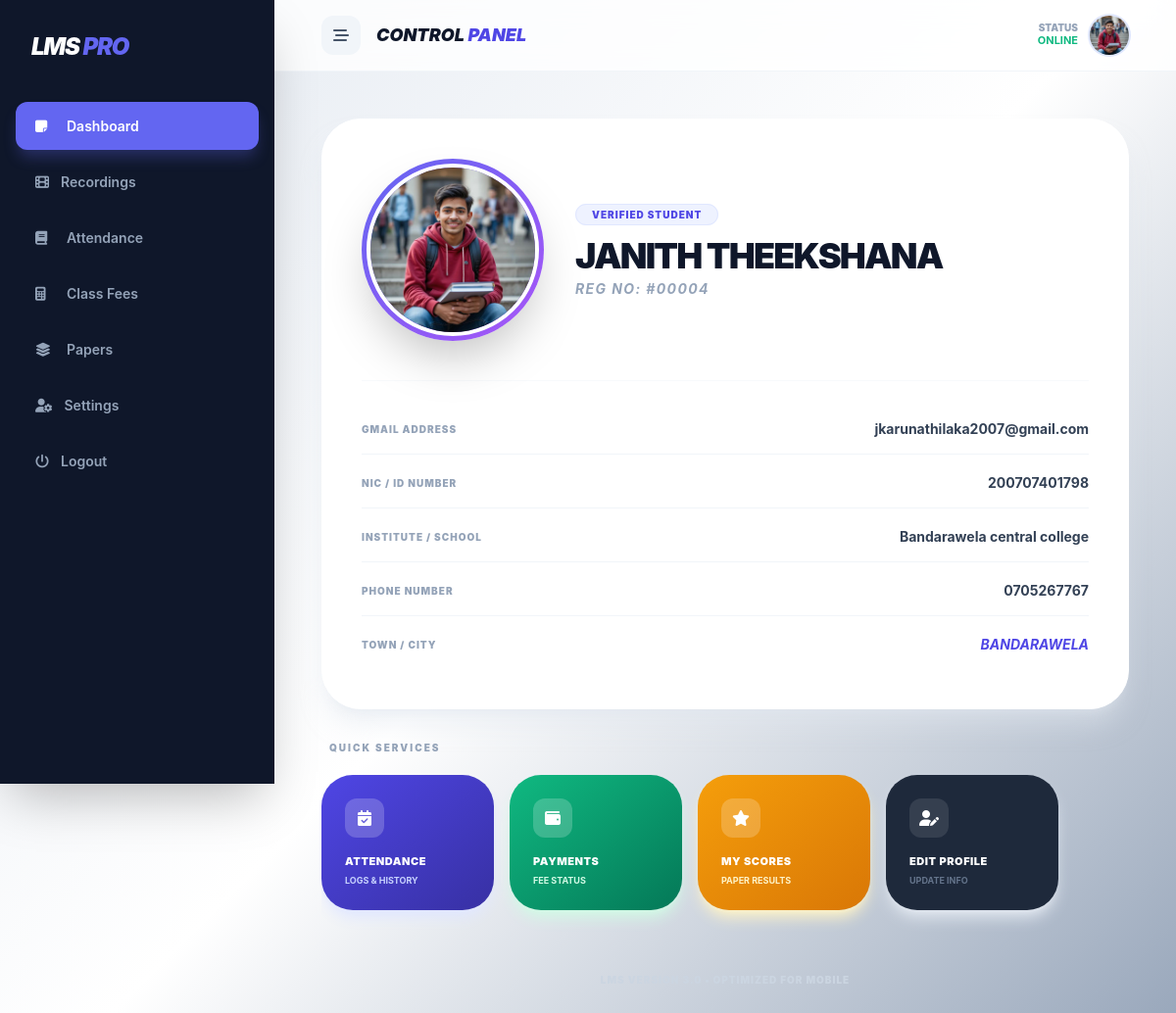
Screenshot of /student_page.php (signed in) with the database file from the repository.
### tables this page shows
CREATE TABLE `student` (
  `id` int(11) NOT NULL,
  `full_name` varchar(255) NOT NULL,
  `gmail` varchar(255) NOT NULL,
  `nic_number` varchar(20) DEFAULT NULL,
  `school` varchar(100) DEFAULT NULL,
  `dob` date DEFAULT NULL,
  `address` text DEFAULT NULL,
  `contact_number` varchar(20) NOT NULL,
  `town` varchar(255) DEFAULT NULL,
  `password` varchar(255) NOT NULL DEFAULT '123456789',
  `profile_pic` varchar(255) DEFAULT 'default_st.png',
  `created_at` timestamp NOT NULL DEFAULT current_timestamp(),
  `status` varchar(20) DEFAULT 'pending'
);

### student_page.php (the view, shortened to what this page needs)
<?php
include 'config.php';
$student_id = $_SESSION['user_id'];
$st = $conn->query("SELECT * FROM student WHERE id = '$student_id'")->fetch_assoc();
?>
<!DOCTYPE html>
<html lang="en">
<head>
    <script src="https://cdn.tailwindcss.com"></script>
    <link rel="stylesheet" href="https://cdnjs.cloudflare.com/ajax/libs/font-awesome/6.4.0/css/all.min.css">
</head>
<body class="min-h-screen text-slate-800">
    <aside class="sidebar flex flex-col shadow-2xl" id="sidebar">
        <div class="p-8">
            <h1 class="text-white text-2xl font-black italic tracking-tighter">LMS <span class="text-indigo-500">PRO</span></h1>
        </div>
        <nav class="flex-1">
            <a href="index.php" class="nav-item active"><i class="fa fa-note-sticky w-5"></i> Dashboard</a>
            <a href="st_recordings.php" class="nav-item"><i class="fas fa-film"></i> Recordings</a>
            <a href="st_attendance.php" class="nav-item"><i class="fas fa-book w-5"></i> Attendance</a>
            <a href="st_classfees.php" class="nav-item"><i class="fas fa-calculator w-5"></i> Class Fees</a>
            <a href="st_score.php" class="nav-item"><i class="fa fa-layer-group w-5"></i> Papers</a>
            <a href="edit_st_profile.php" class="nav-item"><i class="fas fa-user-gear"></i> Settings</a>
            <a href="Logout.php" class="nav-item"><i class="fas fa-power-off"></i> Logout</a>
        </nav>
    </aside>
    <div class="main-content min-h-screen transition-all">
        <header class="bg-white/80 backdrop-blur-md sticky top-0 z-40 border-b border-slate-100 px-4 py-4 lg:px-12 flex justify-between items-center">
            <div class="flex items-center gap-4">
                <button onclick="toggleMenu()" class="menu-btn w-10 h-10 flex items-center justify-center bg-slate-100 rounded-xl text-slate-600">
                    <i class="fas fa-bars-staggered"></i>
                </button>
                <h2 class="text-lg font-black text-slate-900 uppercase italic">Control <span class="text-indigo-600">Panel</span></h2>
            </div>
            <div class="flex items-center gap-3">
                <div class="hidden sm:block text-right">
                    <p class="text-[10px] font-black text-slate-400 uppercase leading-none">Status</p>
                    <p class="text-[11px] font-bold text-emerald-500 uppercase">Online</p>
                </div>
                <img src="uploads/profile_pics/<?= $st['profile_pic'] ?: 'default.png' ?>" class="w-10 h-10 rounded-full object-cover ring-2 ring-indigo-100">
            </div>
        </header>
        <main class="p-4 md:p-10 lg:p-12 max-w-6xl mx-auto">
            <div class="bg-white rounded-[2.5rem] p-6 md:p-10 shadow-xl shadow-slate-200/50 mb-8 border border-white">
                <div class="flex flex-col md:flex-row items-center gap-8 text-center md:text-left">
                    <div class="profile-ring shadow-2xl">
                        <img src="uploads/profile_pics/<?= $st['profile_pic'] ?: 'default.png' ?>" class="w-32 h-32 md:w-44 md:h-44 rounded-full object-cover border-4 border-white">
                    </div>
                    <div class="flex-1">
                        <span class="bg-indigo-50 text-indigo-600 px-4 py-1 rounded-full text-[10px] font-black uppercase tracking-widest border border-indigo-100">Verified Student</span>
                        <h1 class="text-2xl md:text-4xl font-black text-slate-900 mt-3 mb-1 uppercase tracking-tighter leading-tight"><?= $st['full_name'] ?></h1>
                        <p class="text-slate-400 font-bold text-sm tracking-widest italic">REG NO: #<?= sprintf("%05d", $st['id']) ?></p>
                    </div>
                </div>
                <div class="mt-10 grid grid-cols-1 gap-1 border-t border-slate-50 pt-6">
                    <div class="data-card">
                        <span class="text-[10px] font-black text-slate-400 uppercase tracking-widest">Gmail Address</span>
                        <span class="text-sm font-bold text-slate-700"><?= $st['gmail'] ?></span>
                    </div>
                    <div class="data-card">
                        <span class="text-[10px] font-black text-slate-400 uppercase tracking-widest">NIC / ID Number</span>
                        <span class="text-sm font-bold text-slate-700"><?= $st['nic_number'] ?: '---' ?></span>
                    </div>
                    <div class="data-card">
                        <span class="text-[10px] font-black text-slate-400 uppercase tracking-widest">Institute / School</span>
                        <span class="text-sm font-bold text-slate-700"><?= $st['school'] ?: '---' ?></span>
                    </div>
                    <div class="data-card">
                        <span class="text-[10px] font-black text-slate-400 uppercase tracking-widest">Phone Number</span>
                        <span class="text-sm font-bold text-slate-700"><?= $st['contact_number'] ?></span>
                    </div>
                    <div class="data-card border-none">
                        <span class="text-[10px] font-black text-slate-400 uppercase tracking-widest">Town / City</span>
                        <span class="text-sm font-bold text-indigo-600 uppercase italic"><?= $st['town'] ?></span>
                    </div>
                </div>
            </div>
            <div class="mb-10">
                <h3 class="text-[10px] font-black text-slate-400 uppercase tracking-[0.2em] mb-5 ml-2">Quick Services</h3>
                <div class="flex overflow-x-auto gap-4 pb-6 scrollbar-hide">
                    <a href="st_attendance.php" class="flex-none w-44 bg-gradient-to-br from-indigo-600 to-indigo-800 p-6 rounded-[2rem] shadow-lg shadow-indigo-100 active:scale-95 transition-all text-white">
                        <div class="w-10 h-10 bg-white/20 rounded-xl flex items-center justify-center mb-4"><i class="fas fa-calendar-check"></i></div>
                        <h4 class="font-black text-[11px] uppercase tracking-wider">Attendance</h4>
                        <p class="text-indigo-200 text-[9px] font-bold mt-1 uppercase">Logs & history</p>
                    </a>
                    <a href="st_classfees.php" class="flex-none w-44 bg-gradient-to-br from-emerald-500 to-emerald-700 p-6 rounded-[2rem] shadow-lg shadow-emerald-100 active:scale-95 transition-all text-white">
                        <div class="w-10 h-10 bg-white/20 rounded-xl flex items-center justify-center mb-4"><i class="fas fa-wallet"></i></div>
                        <h4 class="font-black text-[11px] uppercase tracking-wider">Payments</h4>
                        <p class="text-emerald-100 text-[9px] font-bold mt-1 uppercase">Fee status</p>
                    </a>
                    <a href="st_score.php" class="flex-none w-44 bg-gradient-to-br from-amber-500 to-amber-600 p-6 rounded-[2rem] shadow-lg shadow-amber-100 active:scale-95 transition-all text-white">
                        <div class="w-10 h-10 bg-white/20 rounded-xl flex items-center justify-center mb-4"><i class="fas fa-star"></i></div>
                        <h4 class="font-black text-[11px] uppercase tracking-wider">My Scores</h4>
                        <p class="text-amber-100 text-[9px] font-bold mt-1 uppercase">Paper results</p>
                    </a>
                    <a href="edit_st_profile.php" class="flex-none w-44 bg-slate-800 p-6 rounded-[2rem] shadow-lg shadow-slate-200 active:scale-95 transition-all text-white">
                        <div class="w-10 h-10 bg-white/10 rounded-xl flex items-center justify-center mb-4"><i class="fas fa-user-edit"></i></div>
                        <h4 class="font-black text-[11px] uppercase tracking-wider">Edit Profile</h4>
                        <p class="text-slate-500 text-[9px] font-bold mt-1 uppercase">Update info</p>
                    </a>
                </div>
            </div>
            <p class="text-center text-[10px] font-black text-slate-300 uppercase tracking-widest mb-10">LMS Version 3.0 • Optimized for Mobile</p>
        </main>
    </div>
</body>
</html>

### student_page.php (style rules this page uses)
body { font-family: 'Inter', sans-serif; background: linear-gradient(135deg, #e2e8f0 0%, #ffffff 50%, #94a3b8 100%); background-attachment: fixed; min-height: 100vh; }
.sidebar { width: 280px; background: #0f172a; position: fixed; height: 100vh; z-index: 100; transition: all 0.4s cubic-bezier(0.4, 0, 0.2, 1); left: -280px; }
@media (min-width: 1024px) { .sidebar { left: 0; } }
@media (min-width: 1024px) { .main-content { margin-left: 280px; } }
@media (min-width: 1024px) { .menu-btn { display: none; } }
.scrollbar-hide { -ms-overflow-style: none; scrollbar-width: none; }
.nav-item { display: flex; align-items: center; gap: 12px; padding: 14px 20px; margin: 8px 16px; border-radius: 12px; color: #94a3b8; font-weight: 600; transition: 0.3s; font-size: 14px; }
.nav-item.active { background: #6366f1; color: white; box-shadow: 0 10px 15px -3px rgba(99, 102, 241, 0.3); }
.profile-ring { padding: 5px; background: linear-gradient(135deg, #6366f1, #a855f7); border-radius: 9999px; }
.data-card { background: white; border-bottom: 1px solid #f1f5f9; padding: 15px 0; display: flex; justify-content: space-between; align-items: center; }

### rows the page displays
student: profile_pic (picture), full_name "JANITH THEEKSHANA", id "00004", gmail "jkarunathilaka2007@gmail.com", nic_number "200707401798", school "Bandarawela central college", contact_number "0705267767", town "BANDARAWELA"
